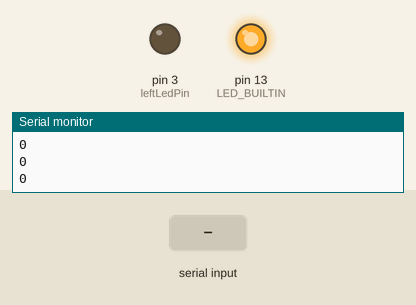
This sketch was run on a simulated Arduino Uno, built with avr-gcc and run on an emulated ATmega328P. Parts: output pins drawn as LEDs (lit = HIGH), the last lines printed to the serial monitor. The inputs (shaded band) are chosen by the test bench.

Above: at 1.2 s.
1.3 s: "30,150\n" received over Serial
At 2.0 s:
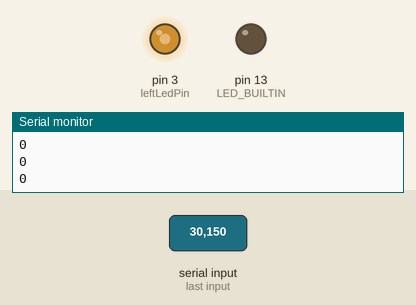
3.1 s: "90\n" received over Serial
At 4.3 s:
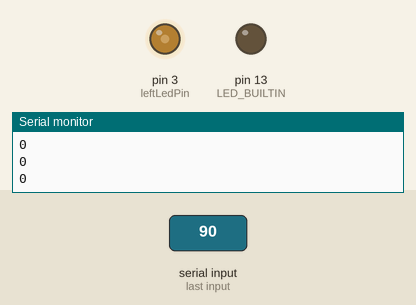
4.6 s: "200\n" received over Serial
At 5.7 s:
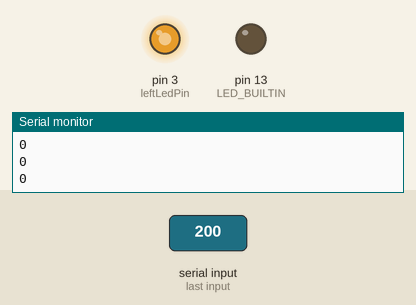
Timing chart, 0 to 7.6 s (numbered marks = the images above; inputs shaded):
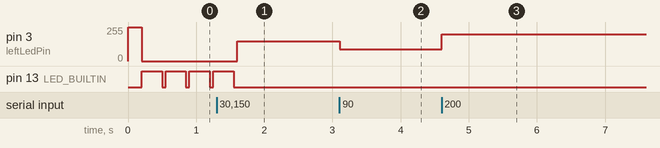

The sketch:

p5toLED.ino
```cpp
int leftLedPin = 3;
int brightness = 0;

void setup() {
  Serial.begin(9600);

  pinMode(LED_BUILTIN, OUTPUT);
  pinMode(leftLedPin, OUTPUT);

  // Blink to check the wiring
  digitalWrite(leftLedPin, HIGH);
  delay(200);
  digitalWrite(leftLedPin, LOW);

  while (Serial.available() <= 0) {
    digitalWrite(LED_BUILTIN, HIGH);
    Serial.println("0");
    delay(300);
    digitalWrite(LED_BUILTIN, LOW);
    delay(50);
  }
}

void loop() {
  if (Serial.available() > 0) {
    digitalWrite(LED_BUILTIN, HIGH);

    // Read brightness from p5.js
    int left = Serial.parseInt();

    if (Serial.read() == '\n') {
      brightness = constrain(left, 0, 255);

      // Set LED brightness
      analogWrite(leftLedPin, brightness);
    }

    digitalWrite(LED_BUILTIN, LOW);
  }
}
```

Measured:
- after the input at 1.3 s, pin 3 (leftLedPin): 0/255 → 150/255 after 0.30 s; pin 13 (LED_BUILTIN): goes on until 1.6 s, then stays LOW
- after the input at 3.1 s, pin 3 (leftLedPin): 150/255 → 90/255 at once
- after the input at 4.6 s, pin 3 (leftLedPin): 90/255 → 200/255 at once
